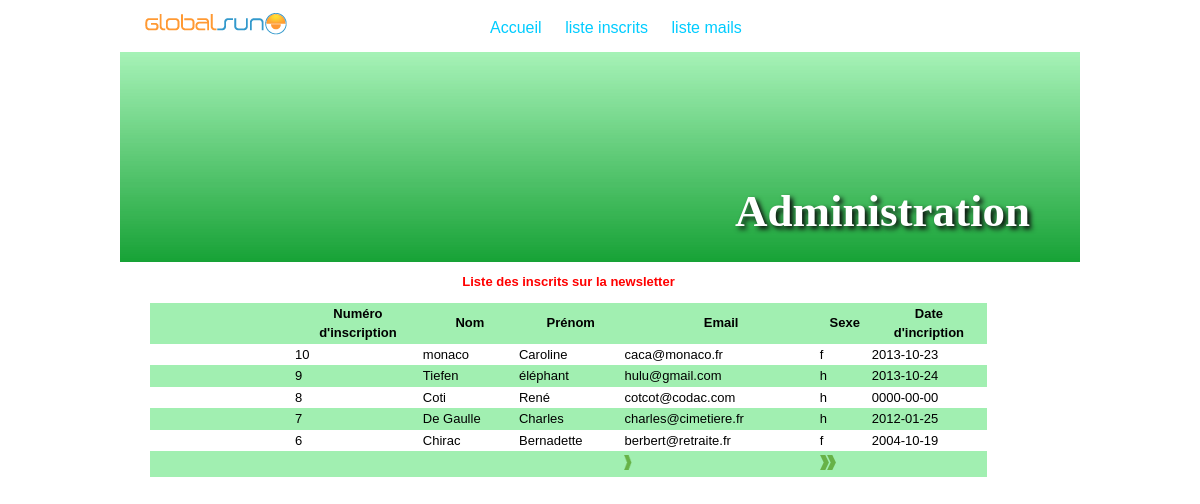
Screenshot of /Admin/liste_inscrits.php (signed in) with the database file from the repository.
### tables this page shows
CREATE TABLE IF NOT EXISTS `newsletter` (
  `id` int(11) NOT NULL AUTO_INCREMENT,
  `nom` text NOT NULL,
  `prenom` text NOT NULL,
  `email` text NOT NULL,
  `sexe` text,
  `date_insccription` date NOT NULL,
  PRIMARY KEY (`id`)
);

### Admin/liste_inscrits.php (the view, shortened to what this page needs)
<?php require_once('../Connections/newsletter.php'); ?>
<?php
$currentPage = $_SERVER["PHP_SELF"];
$maxRows_liste_inscrits = 5;
$pageNum_liste_inscrits = 0;
$startRow_liste_inscrits = $pageNum_liste_inscrits * $maxRows_liste_inscrits;
$query_liste_inscrits = "SELECT * FROM newsletter ORDER BY id DESC";
$query_limit_liste_inscrits = sprintf("%s LIMIT %d, %d", $query_liste_inscrits, $startRow_liste_inscrits, $maxRows_liste_inscrits);
$liste_inscrits = mysql_query($query_limit_liste_inscrits, $newsletter) or die(mysql_error());
$row_liste_inscrits = mysql_fetch_assoc($liste_inscrits);
if (isset($_GET['totalRows_liste_inscrits'])) {
  $totalRows_liste_inscrits = $_GET['totalRows_liste_inscrits'];
} else {
  $all_liste_inscrits = mysql_query($query_liste_inscrits);
  $totalRows_liste_inscrits = mysql_num_rows($all_liste_inscrits);
}
$totalPages_liste_inscrits = ceil($totalRows_liste_inscrits/$maxRows_liste_inscrits)-1;
$queryString_liste_inscrits = "";
$queryString_liste_inscrits = sprintf("&totalRows_liste_inscrits=%d%s", $totalRows_liste_inscrits, $queryString_liste_inscrits);
?>
<!DOCTYPE HTML>
<html lang="fr">
<head>
<link href="../css/base.css" rel="stylesheet" type="text/css" />
<link href="../css/admin.css" rel="stylesheet" type="text/css">
</head>
<body>
<div id="page">
<nav><?php include 'navadmin.inc.php'; ?>
</nav>
<header><h1>Administration</h1></header>
<article>
<table width="90%" border="0" cellspacing="0" cellpadding="1">
  <caption>
   <h2> Liste des inscrits sur la newsletter</h2>
  </caption>
  <tr>
  <td class="lientd"></td>
  <td class="lientd"></td>
    <th scope="col">Numéro <br>d'inscription</th>
    <th scope="col">Nom</th>
    <th scope="col">Prénom</th>
    <th scope="col">Email</th>
    <th scope="col">Sexe</th>
    <th scope="col">Date<br>d'incription</th>
  </tr>
  <?php do { ?>
    <tr class="sensible">
    	<td ><a href="modifier2.php?id=<?php echo $row_liste_inscrits['id']; ?>">Modif</a></td>
         <td ><a href="supprimer.php?id=<?php echo $row_liste_inscrits['id']; ?>">Suppr</a></td>
      <td><?php echo $row_liste_inscrits['id']; ?></td>
      <td><?php echo $row_liste_inscrits['nom']; ?></td>
      <td><?php echo $row_liste_inscrits['prenom']; ?></td>
      <td><?php echo $row_liste_inscrits['email']; ?></td>
      <td><?php echo $row_liste_inscrits['sexe']; ?></td>
      <td><?php echo $row_liste_inscrits['date_insccription']; ?></td>
    </tr>
<?php } while ($row_liste_inscrits = mysql_fetch_assoc($liste_inscrits)); ?>
<tr>
		<td></td>
        <td></td>
        <td></td>
        <td><?php if ($pageNum_liste_inscrits > 0) {  ?>
        <?php }  ?></td>
        <td><?php if ($pageNum_liste_inscrits > 0) {  ?>
        <?php }  ?></td>
        <td><?php if ($pageNum_liste_inscrits < $totalPages_liste_inscrits) {  ?>
            <a href="<?php printf("%s?pageNum_liste_inscrits=%d%s", $currentPage, min($totalPages_liste_inscrits, $pageNum_liste_inscrits + 1), $queryString_liste_inscrits); ?>"><img src="../img/fd.png" width="8" height="15" alt="suivants"></a>
        <?php }  ?></td>
        <td><?php if ($pageNum_liste_inscrits < $totalPages_liste_inscrits) {  ?>
            <a href="<?php printf("%s?pageNum_liste_inscrits=%d%s", $currentPage, $totalPages_liste_inscrits, $queryString_liste_inscrits); ?>"><img src="../img/ffd.png" width="16" height="15" alt="dernier"></a>
    <?php }  ?></td>
            <td></td>
      </tr>
</table>
</article>
</div>
</body>
</html>

### Admin/navadmin.inc.php
<a id="logo" href="../index.php">Retour accueil</a>
	<ul>
    	<li><a href="index.php">Accueil</a></li>
    	<li><a href="liste_inscrits.php">liste inscrits</a></li>
        <li><a href="liste_mails.php">liste mails</a></li>
	</ul>

### css/base.css (style rules this page uses)
body { font-family: Verdana, Geneva, sans-serif; font-size: small; line-height: 1.5em; overflow: scroll; }
header, section, footer, aside, nav, article, figure { display: block; }
#page { max-width: 960px; margin-right: auto; margin-left: auto; }
a#logo { background-image: url(../img/logo.png); display: inline-block; height: 30px; width: 150px; text-indent: -2000px; }
a#logo:link, a#logo:visited { background-position: top; }
header { background-image: url(../img/promenade.jpg); height: 210px; }
nav a:link, nav a:visited { font-family: Verdana, Geneva, sans-serif; font-size: medium; color: #0CF; text-decoration: none; margin-left: 20px; }
article { padding-left: 30px; }
nav li { display: inline; list-style-type: none; }
nav ul { padding-left: 350px; margin-top: -20px; }
h2 { color: #F00; font-size: small; }
h1 { color: #FFF; font-size: 45px; font-family: Georgia, "Times New Roman", Times, serif; margin: 0; padding-top:150px; padding-right:50px; float:right; text-shadow: 3px 3px 5px #0a050a; filtre: ombre portée (color = #0a050a, OFFX =3, = Offy3); }

### css/admin.css (style rules this page uses)
header { background: url(../img/admin.png); }
.vert { background: #A1EFB1; }
td img { margin-top: 3px; }
.lientd { width: 70px; }

### rows the page displays
newsletter: id "10", nom "monaco", prenom "Caroline", email "caca@monaco.fr", sexe "f", date_insccription "2013-10-23"
newsletter: id "9", nom "Tiefen", prenom "éléphant", email "hulu@gmail.com", sexe "h", date_insccription "2013-10-24"
newsletter: id "8", nom "Coti", prenom "René", email "cotcot@codac.com", sexe "h", date_insccription "0000-00-00"
newsletter: id "7", nom "De Gaulle", prenom "Charles", email "charles@cimetiere.fr", sexe "h", date_insccription "2012-01-25"
newsletter: id "6", nom "Chirac", prenom "Bernadette", email "berbert@retraite.fr", sexe "f", date_insccription "2004-10-19"
